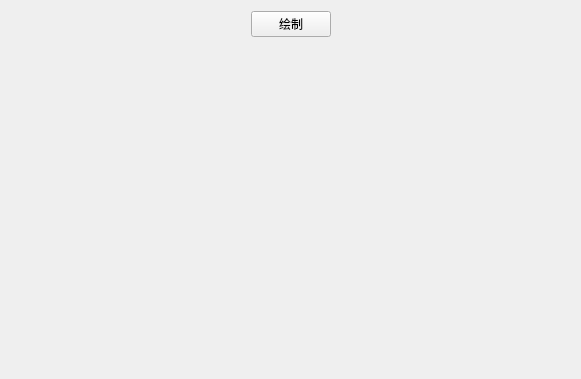
<?xml version="1.0" encoding="UTF-8"?>
<ui version="4.0">
 <class>Widget</class>
 <widget class="QWidget" name="Widget">
  <property name="geometry">
   <rect>
    <x>0</x>
    <y>0</y>
    <width>581</width>
    <height>379</height>
   </rect>
  </property>
  <property name="windowTitle">
   <string>Widget</string>
  </property>
  <layout class="QGridLayout" name="gridLayout">
   <item row="0" column="0">
    <spacer name="horizontalSpacer">
     <property name="orientation">
      <enum>Qt::Horizontal</enum>
     </property>
     <property name="sizeHint" stdset="0">
      <size>
       <width>235</width>
       <height>20</height>
      </size>
     </property>
    </spacer>
   </item>
   <item row="0" column="1">
    <widget class="QPushButton" name="pushButton">
     <property name="text">
      <string>绘制</string>
     </property>
    </widget>
   </item>
   <item row="0" column="2">
    <spacer name="horizontalSpacer_2">
     <property name="orientation">
      <enum>Qt::Horizontal</enum>
     </property>
     <property name="sizeHint" stdset="0">
      <size>
       <width>235</width>
       <height>20</height>
      </size>
     </property>
    </spacer>
   </item>
   <item row="1" column="1">
    <spacer name="verticalSpacer">
     <property name="orientation">
      <enum>Qt::Vertical</enum>
     </property>
     <property name="sizeHint" stdset="0">
      <size>
       <width>20</width>
       <height>329</height>
      </size>
     </property>
    </spacer>
   </item>
  </layout>
 </widget>
 <resources/>
 <connections/>
</ui>
